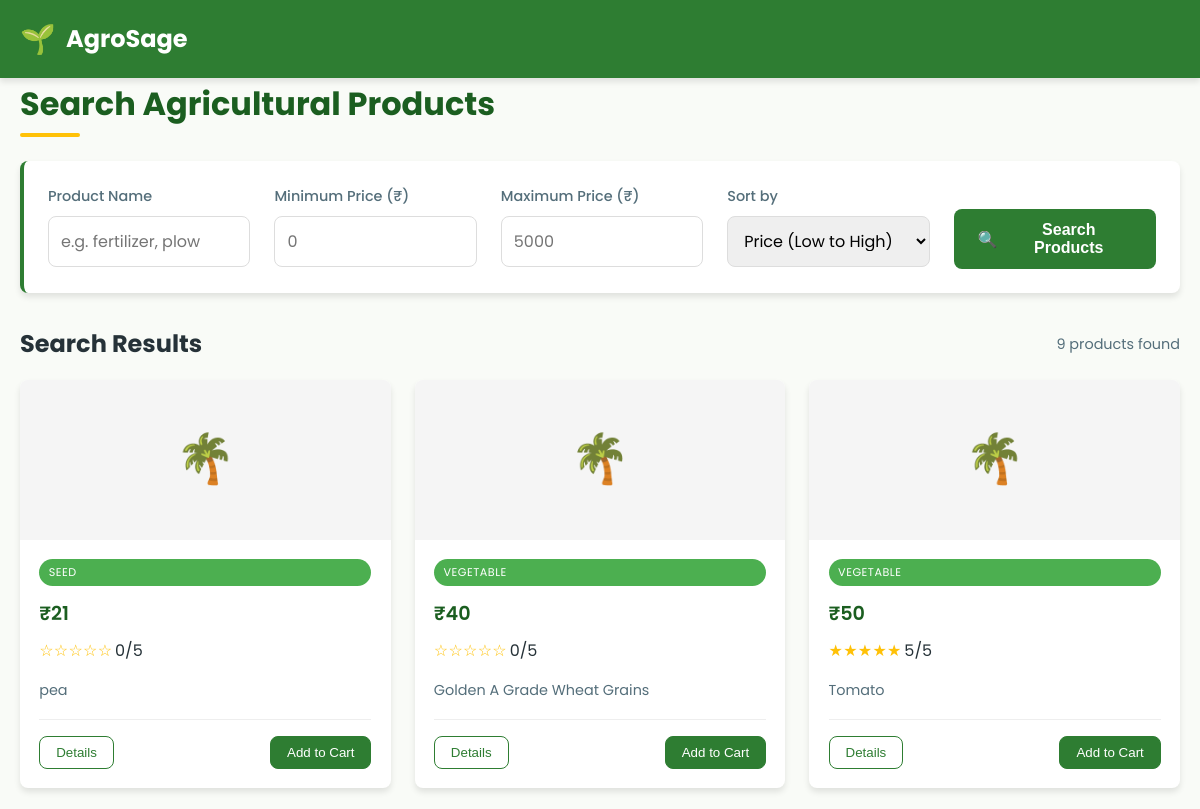
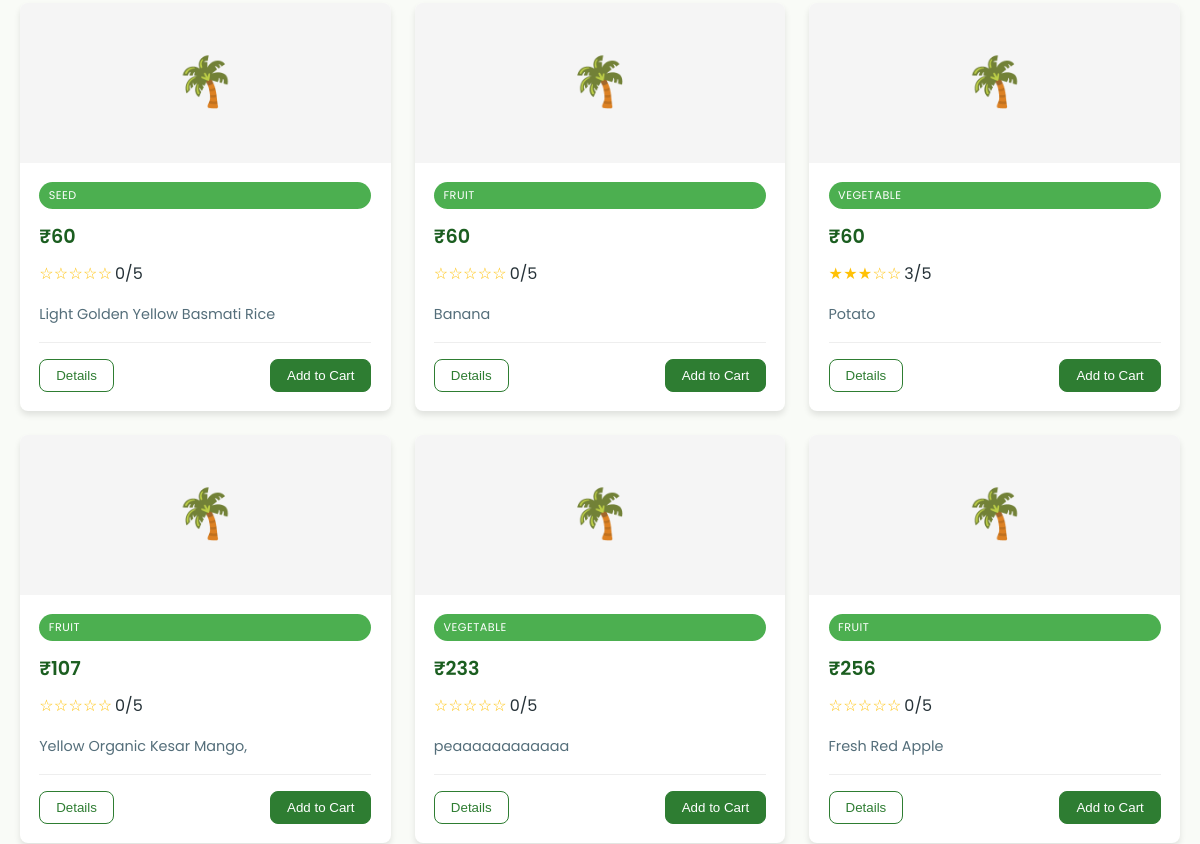
The page /search/ (upper part) on the database as committed earlier (2 pictures, top to bottom).
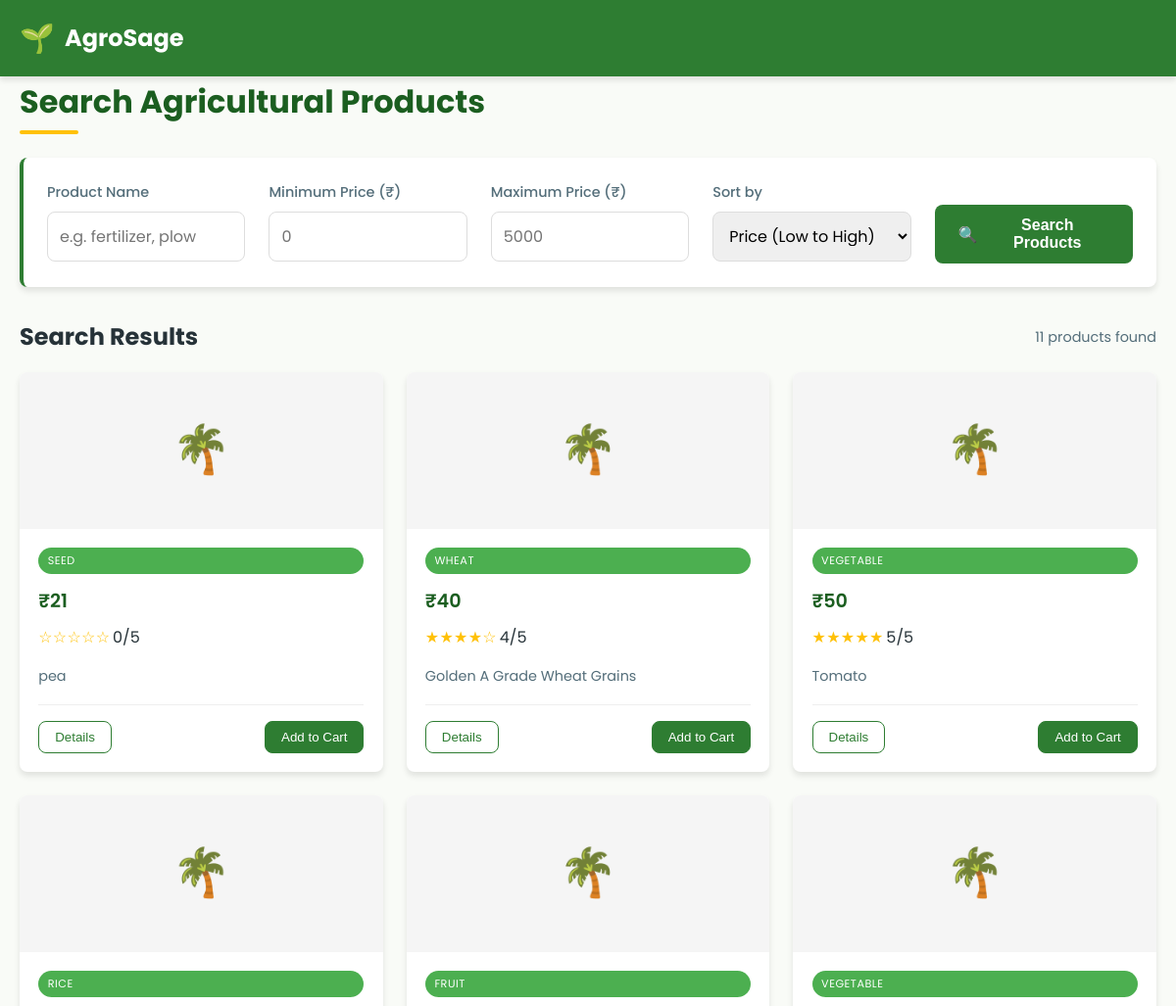
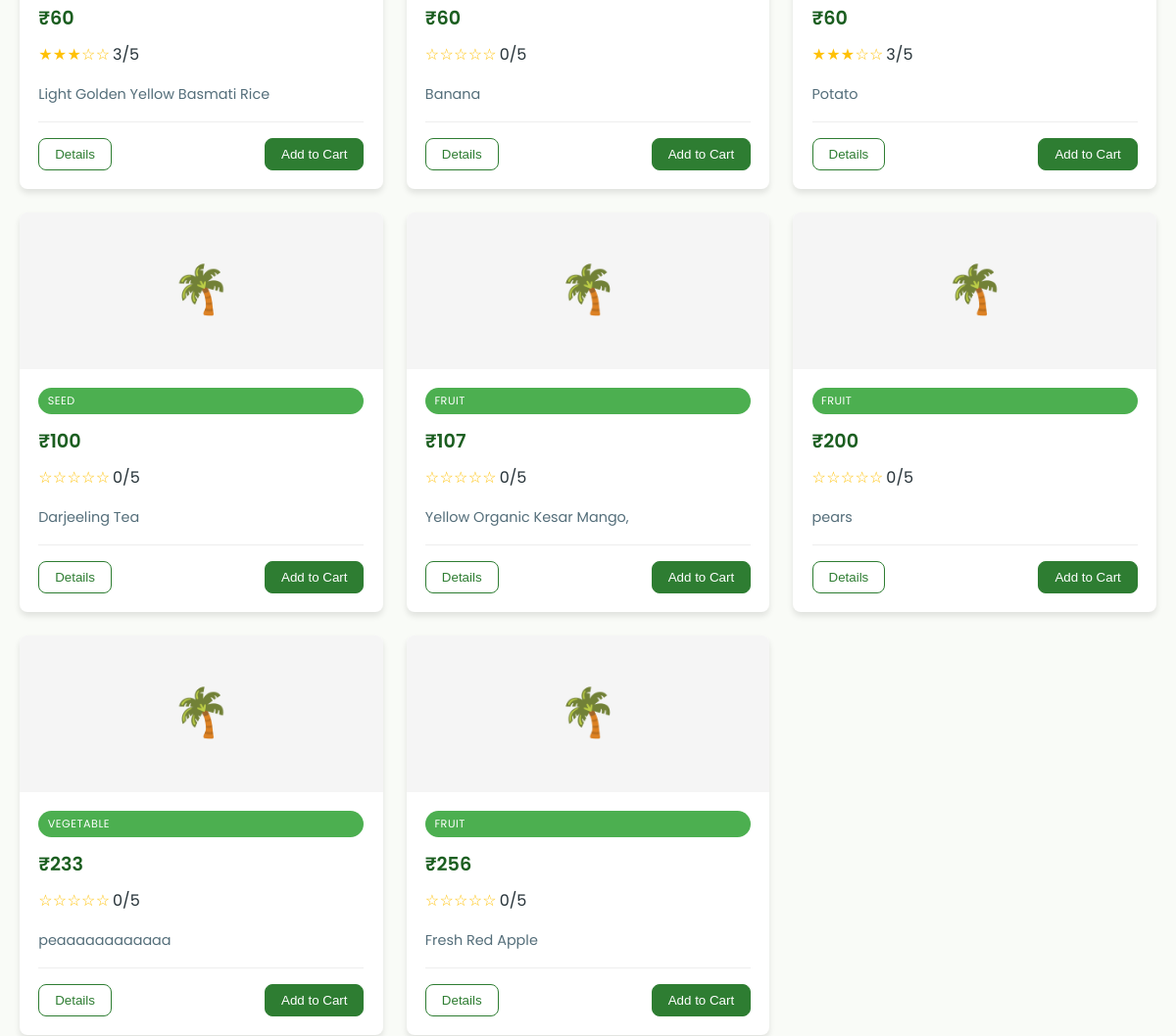
The same page on the database as committed later (2 pictures, top to bottom).
### home/models.py (models this page shows)
class MarketItems(models.Model):
    items_name = models.CharField(max_length=1000)
    items_description = models.TextField(max_length=1000)
    category = models.ForeignKey(Category,on_delete=models.CASCADE)   # e.g. “Fertilizer”, “Tool”
    item_price = models.IntegerField()
    item_image = models.ImageField(upload_to='market_items/')
    items_weight = models.IntegerField()
    min_weight = models.IntegerField(default=0)
    item_rating = models.IntegerField(default=0)
    def __str__(self):
        return self.items_name

class Category(models.Model):
    name = models.CharField(max_length=300)
    def __str__(self):
        return self.name

### home/views.py (the view)
# urls.py: path('search/', views.search_products, name='search_products'),
def search_products(request):
    q = request.GET.get('q', '').strip().lower()
    min_price = request.GET.get('min_price')
    max_price = request.GET.get('max_price')
    sort_by = request.GET.get('sort', 'item_price')  # change 'item_price'
    load_indices()
    ids = set()
    if q:
        terms = q.split()
        ids = inverted_index.lookup(terms)
    else:
        ids = set(MarketItems.objects.values_list('id', flat=True))
    qs = MarketItems.objects.filter(id__in=ids)
    if min_price: qs = qs.filter(item_price__gte=min_price)
    if max_price: qs = qs.filter(item_price__lte=max_price)
    valid_sorts = ['item_price', '-item_price', 'item_rating', '-item_rating']
    if sort_by in valid_sorts:
        qs = qs.order_by(sort_by)
    return render(request, "home/search_results.html", {"products": qs})

### home/autocomplete.py (called while the page is built)
    def insert(self, product):
        node = self.root
        name = (product.items_name or "").strip().lower()
        if not name:
            return  # skip empty or null names
        for ch in name:
            if ch not in node.children:
                node.children[ch] = TrieNode()
            node = node.children[ch]
            node.ids.add(product.id)
        node.is_end_of_word = True  # Optional
        print(f"Inserted '{name}' for product ID {product.id}")

### home/search_index.py (called while the page is built)
    def tokenize(self, text):
        return set(re.findall(r'\b\w+\b', text.lower()))

    def add_product(self, product):
        text_parts = [
            product.items_name or "",
            product.items_description or "",
            str(product.category.name) if hasattr(product.category, 'name') else ""
        ]
        combined_text = " ".join(text_parts)
        words = self.tokenize(combined_text)
        for word in words:
            self.index[word].add(product.id)
        print(f"Indexed Product [{product.id}]: {words}")

### templates/home/search_results.html (shortened to what this page needs)
{% load static %}
<!DOCTYPE html>
<html lang="en">
<head>
</head>
<body>
    <header>
        <div class="container header-content">
            <div class="logo">
                <span class="logo-icon">🌱</span>
                <span>AgroSage</span>
            </div>
        </div>
    </header>
    <main class="container">
        <h1>Search Agricultural Products</h1>
        <div class="search-box">
            <form class="search-form" method="get" action="{% url 'search_products' %}">
                <div class="form-group">
                    <label for="q">Product Name</label>
                    <input type="text" name="q" id="q" value="{{ request.GET.q }}" placeholder="e.g. fertilizer, plow">
                </div>
                <div class="form-group">
                    <label for="min_price">Minimum Price (₹)</label>
                    <input type="number" name="min_price" id="min_price" value="{{ request.GET.min_price }}" placeholder="0">
                </div>
                <div class="form-group">
                    <label for="max_price">Maximum Price (₹)</label>
                    <input type="number" name="max_price" id="max_price" value="{{ request.GET.max_price }}" placeholder="5000">
                </div>
                <div class="form-group">
                    <label for="sort">Sort by</label>
                    <select name="sort" id="sort">
                        <option value="price" {% if request.GET.sort == "item_price" %}selected{% endif %}>Price (Low to High)</option>
                    </select>
                </div>
                <div class="form-group">
                    <button type="submit" class="search-btn">
                        <span>🔍</span> Search Products
                    </button>
                </div>
            </form>
        </div>
        <div class="results-header">
            <h2>Search Results</h2>
            {% if products %}
                <span class="results-count">{{ products|length }} products found</span>
            {% endif %}
        </div>
        {% if products %}
            <div class="product-grid">
                {% for product in products %}
                    <div class="product-card">
                        <div class="product-img">
                            🌴
                        </div>
                        <div class="product-info">
                            <span class="product-category">{{ product.category }}</span>
                            <div class="product-price">₹{{ product.item_price }}</div>
                            <div class="product-rating">
                                <span class="stars">
                                    {% if product.item_rating >= 1 %}★{% else %}☆{% endif %}
                                    {% if product.item_rating >= 2 %}★{% else %}☆{% endif %}
                                    {% if product.item_rating >= 3 %}★{% else %}☆{% endif %}
                                    {% if product.item_rating >= 4 %}★{% else %}☆{% endif %}
                                    {% if product.item_rating >= 5 %}★{% else %}☆{% endif %}
                                </span>
                                <span>{{ product.item_rating }}/5</span>
                            </div>
                            <p class="product-description">{{ product.items_description|default:"No description available." }}</p>
                            <div class="product-actions">
                                <button class="action-btn">Details</button>
                                <button class="action-btn primary">Add to Cart</button>
                            </div>
                        </div>
                    </div>
                {% endfor %}
            </div>
        {% else %}
            <div class="empty-results">
                <div class="empty-icon">🔍</div>
                <h3>No products found</h3>
                <p>Try adjusting your search criteria or browse our categories</p>
            </div>
        {% endif %}
    </main>
</body>
</html>

Rows that differ between the two databases and show on the page:
changed MarketItems "Golden A Grade Wheat Grains": category "VEGETABLE" → "WHEAT"; item_rating "0" → "4"; item_rating "☆ ☆ ☆ ☆" → "★ ★ ★ ★"
changed MarketItems "Light Golden Yellow Basmati Rice": category "SEED" → "RICE"; item_rating "0" → "3"; item_rating "☆ ☆ ☆" → "★ ★ ★"
added MarketItems: category "SEED", item_price "100", item_rating "0", items_description "Darjeeling Tea"
added MarketItems: category "FRUIT", item_price "200", item_rating "0", items_description "pears"
Other text that changed with them:
{{ products|length }}: "9" → "11"
